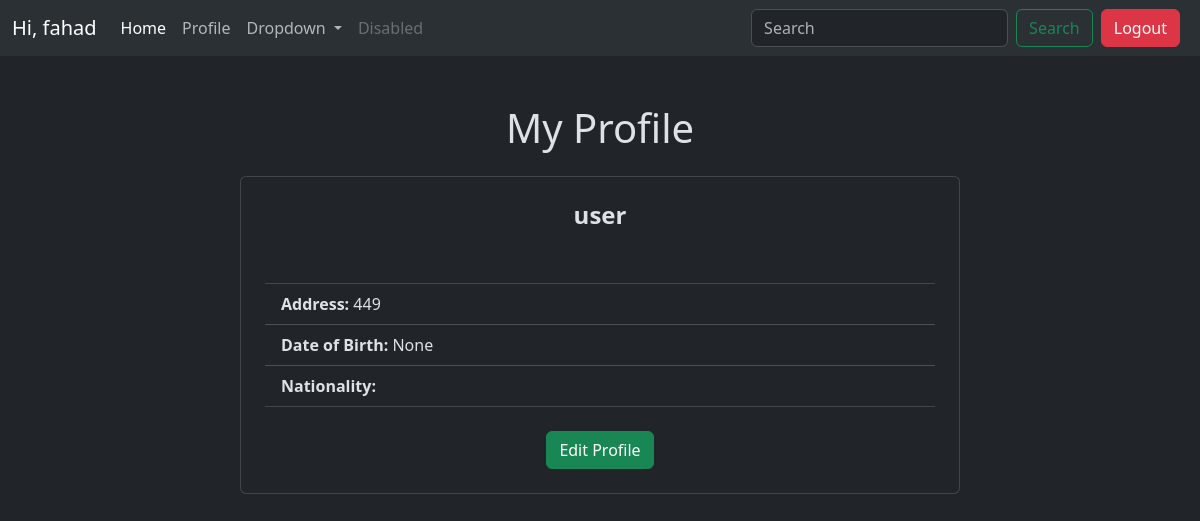
The page /user_profile/view/1/ (signed in) on the database its author committed.
### user_profile/models.py (models this page shows, shortened)
class UserProfile(models.Model):
    user = models.OneToOneField(User, on_delete=models.CASCADE)
    bio = models.TextField(max_length=200, blank=True)
    address = models.CharField(max_length=100, blank=True)
    nationality = models.CharField(max_length=50, blank=True)
    date_of_birth = models.DateField(blank=True, null=True)
    image = models.ImageField(upload_to='profile_pics/', blank=True, null=True)

### user_profile/views.py (the view)
# urls.py: path('view/<int:user_id>/', views.view_profile, name='view_profile'),
@login_required
def view_profile(request, user_id):
    user = User.objects.get(id=user_id)
    profile, created = UserProfile.objects.get_or_create(user=user)
    if created:
        profile.save()
    return render(request, 'view_profile.html', {'profile': profile})

### user_profile/templates/view_profile.html (shortened to what this page needs)
{% extends "layout.html" %}
{% block content %}
<div class="container mt-5">
    <div class="row justify-content-center">
        <div class="col-lg-8">
            <h1 class="text-center mb-4">My Profile</h1>
            <div class="card p-4">
                <h4 class="text-center">
                    <strong>{{ profile.user.username }}</strong> <br>
                    <small class="text-muted">{{ profile.bio }}</small> <br>
                </h4>
                <ul class="list-group list-group-flush mt-3">
                    <li class="list-group-item">
                        <strong>Address:</strong> {{ profile.address }}
                    </li>
                    <li class="list-group-item">
                        <strong>Date of Birth:</strong> {{ profile.date_of_birth }}
                    </li>
                    <li class="list-group-item">
                        <strong>Nationality:</strong> {{ profile.nationality }}
                    </li>
                </ul>
                <div class="text-center mt-4">
                    <a class="btn btn-success" href="{% url 'edit_profile' user.id %}">
                        Edit Profile
                    </a>
                </div>
            </div>
        </div>
    </div>
</div>
{% endblock %}

### templates/layout.html (shortened to what this page needs)
{% load static %}
<!DOCTYPE html>
<html lang="en" data-bs-theme="dark">
<head>
    <link href="https://cdn.jsdelivr.net/npm/bootstrap@5.3.3/dist/css/bootstrap.min.css" rel="stylesheet">
    <link rel="stylesheet" href="{% static 'style.css' %}">
</head>
<body>
    <nav class="navbar navbar-expand-lg bg-body-tertiary">
        <div class="container-fluid">
            {% if user.is_authenticated %}
              <a class="navbar-brand" href="#">Hi, {{user.username}}</a>
            {% else %}
            <a class="navbar-brand" href="#">Tweet!</a>
            {% endif %}
          <div class="collapse navbar-collapse" id="navbarSupportedContent">
            <ul class="navbar-nav me-auto mb-2 mb-lg-0">
              <li class="nav-item">
                <a href="{% url 'tweet_list' %}" class="nav-link active" aria-current="page">Home</a>
              </li>
              <li class="nav-item">
                {% if user.is_authenticated %}
                <a href="{% url 'view_profile' user.id %}" class="nav-link">Profile</a>
                {% endif %}
              </li>
              <li class="nav-item dropdown">
                <a class="nav-link dropdown-toggle" href="#" role="button" data-bs-toggle="dropdown" aria-expanded="false">
                  Dropdown
                </a>
              </li>
              <li class="nav-item">
                <a class="nav-link disabled" aria-disabled="true">Disabled</a>
              </li>
            </ul>
            <form class="d-flex" role="search">
              <input class="form-control me-2" type="search" placeholder="Search" aria-label="Search">
              <button class="btn btn-outline-success" type="submit">Search</button>
            </form>
            {% if user.is_authenticated %}
            <form action="{% url 'logout' %}" method="post">
              <button class="btn btn-danger mx-2" type='submit'>Logout</button>
            </form>
            {% else %}
            <a href="{% url 'register' %}" class="btn btn-primary mx-2 btn-success">Register</a>
            <a href="{% url 'login' %}" class="btn btn-primary mx-2 btn-success">Login</a>
            {% endif %}
          </div>
        </div>
      </nav>
    <div class="container">
        {% block content %}
        {% endblock %}
    </div>
</body>
</html>

### rows shown on the page
UserProfile: user.username "user", address "449", date_of_birth "None"

### other values the page prints
{{ user.username }} "fahad"
